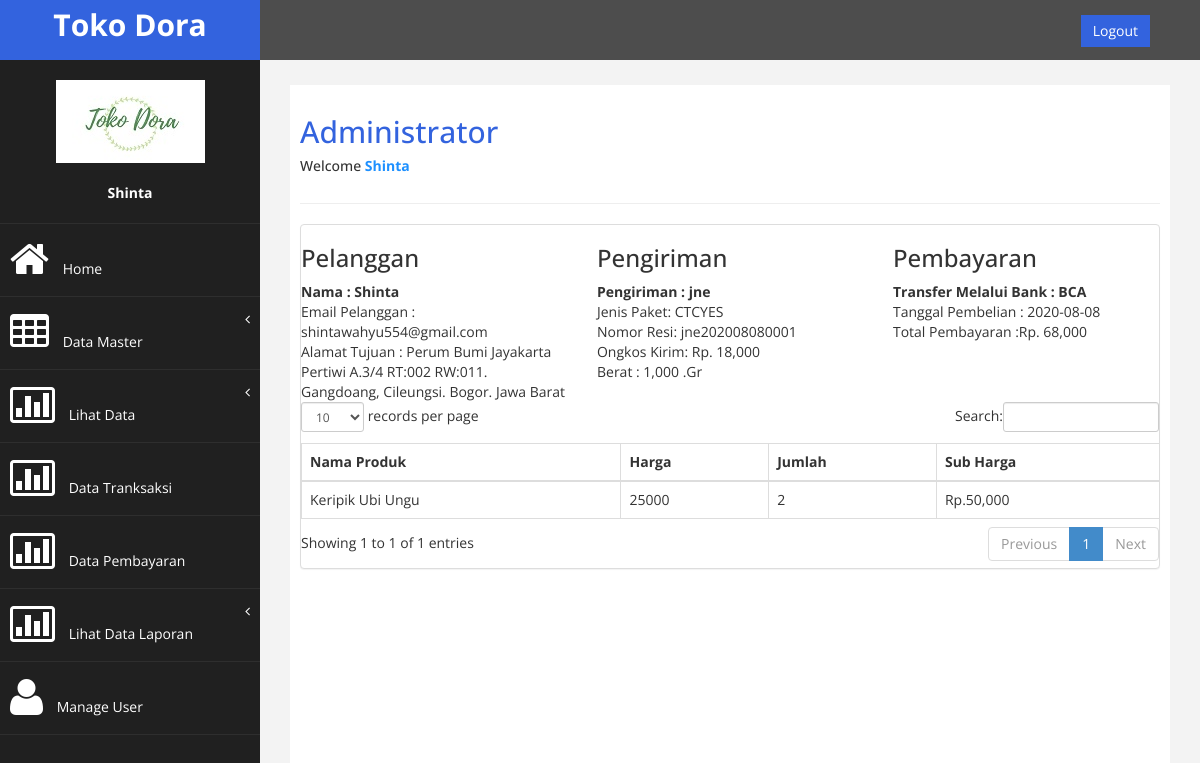
Page /admin/admin.php?page=data_detail&id=115 (signed in) on the committed database.
### tables this page shows
CREATE TABLE `pembelian` (
  `id_pembelian` int(11) NOT NULL,
  `id_pelanggan` int(11) NOT NULL,
  `nama` varchar(50) NOT NULL,
  `email` varchar(100) NOT NULL,
  `nama_kota` varchar(100) NOT NULL,
  `alamat_tujuan` varchar(200) NOT NULL,
  `jenis_pengiriman` varchar(50) NOT NULL,
  `jenis_paket` varchar(20) NOT NULL,
  `ongkir` int(11) NOT NULL,
  `total_berat` int(11) NOT NULL,
  `id_bank` int(20) NOT NULL,
  `nama_bank` varchar(50) NOT NULL,
  `kode_pembayaran` varchar(20) NOT NULL,
  `tanggal_pembelian` date NOT NULL,
  `total_pembelian` int(20) NOT NULL,
  `status` varchar(100) NOT NULL DEFAULT 'pending',
  `nomor_resi` varchar(100) NOT NULL
);

CREATE TABLE `pembelian_barang` (
  `id_pembelian_barang` int(11) NOT NULL,
  `id_pembelian` int(11) NOT NULL,
  `br_id` int(15) NOT NULL,
  `br_nm` varchar(50) NOT NULL,
  `br_hrg` int(10) NOT NULL,
  `total_harga` int(20) NOT NULL,
  `br_jmlh` varchar(20) NOT NULL
);

### admin/detail_transaksi.php (the view)
<div class="panel panel-default">
      <?php
                    include 'koneksi.php';
                    $sql = mysqli_query($koneksi,"SELECT *FROM pembelian WHERE id_pembelian=$_GET[id]");
                    $detail = $sql->fetch_assoc();
                     ?>
                     <div class="row">
                        <div class="col-md-4">
                            <h3>Pelanggan</h3>
                            <strong>Nama : <?php echo $detail['nama'];?></strong><br>
                                Email Pelanggan : <?php echo $detail['email'];?><br>
                                Alamat Tujuan : <?php echo $detail['alamat_tujuan'];?><br>
                        </div>
                        <div class="col-md-4">
                            <h3>Pengiriman</h3>
                            <strong> Pengiriman : <?php echo $detail['jenis_pengiriman'];?></strong><br>
                                Jenis Paket: <?php echo $detail['jenis_paket'];?><br>
                                Nomor Resi: <?php echo $detail['nomor_resi'];?><br>
                                Ongkos Kirim: Rp. <?php echo number_format($detail['ongkir']);?><br>
                                Berat : <?php echo number_format($detail['total_berat']);?> .Gr<br>
                        </div>
                        <div class="col-md-4">
                            <h3>Pembayaran</h3>
                            <strong> Transfer Melalui Bank : <?php echo $detail['nama_bank'];?></strong><br>
                                Tanggal Pembelian : <?php echo $detail['tanggal_pembelian'];?><br>
                                Total Pembayaran :Rp. <?php echo number_format($detail['total_pembelian']);?><br>
                        </div>
                     </div>
            <table class="table table-bordered" id="dataTables-example">
                <thead>
                    <tr>
                        <th>Nama Produk</th>
                        <th>Harga</th>
                        <th>Jumlah</th>
                        <th>Sub Harga</th>
                    </tr>
                </thead>
                <tbody>
                    <?php
                     $sql = mysqli_query($koneksi,"SELECT *FROM pembelian_barang WHERE id_pembelian=$_GET[id]"); ?>
                    <?php while ($data = $sql->fetch_assoc()) {?>
                    <tr class="odd gradeX">
                        <td><?php echo $data['br_nm']; ?></td>
                        <td><?php echo $data['br_hrg']; ?></td>
                        <td><?php echo $data['br_jmlh']; ?></td>
                        <td>Rp.<?php echo number_format($data['br_hrg']*$data['br_jmlh']); ?></td>
                    </tr>
                 <?php
                };
                     ?>
                </tbody>
            </table>
        </div>
    </div>
</div>

### admin/assets/css/custom.css (style rules this page uses)
body { font-family: 'Open Sans', sans-serif; }

### rows in the picture
pembelian: nama "Shinta", email "shintawahyu554@gmail.com", alamat_tujuan "Perum Bumi Jayakarta Pertiwi A.3/4 RT:002 RW:011. Gangdoang, Cileungsi. Bogor. Jawa Barat", jenis_pengiriman "jne", jenis_paket "CTCYES", nomor_resi "jne202008080001", ongkir "18,000", total_berat "1,000", nama_bank "BCA", tanggal_pembelian "2020-08-08", total_pembelian "68,000"
pembelian_barang: br_nm "Keripik Ubi Ungu", br_hrg "25000", br_jmlh "2", $data['br_hrg']*$data['br_jmlh'] "50,000"

### other values in the picture
$_SESSION["admin"]['nama'] "Shinta"
